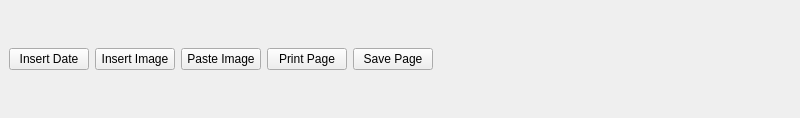
<ui version="4.0" >
 <class>AnnotationSystemMenu</class>
 <widget class="QWidget" name="AnnotationSystemMenu" >
  <property name="geometry" >
   <rect>
    <x>0</x>
    <y>0</y>
    <width>800</width>
    <height>118</height>
   </rect>
  </property>
  <property name="sizePolicy" >
   <sizepolicy>
    <hsizetype>13</hsizetype>
    <vsizetype>13</vsizetype>
    <horstretch>0</horstretch>
    <verstretch>0</verstretch>
   </sizepolicy>
  </property>
  <property name="windowTitle" >
   <string>Form</string>
  </property>
  <layout class="QHBoxLayout" >
   <property name="margin" >
    <number>9</number>
   </property>
   <property name="spacing" >
    <number>6</number>
   </property>
   <item>
    <widget class="QPushButton" name="insertDatePushButton" >
     <property name="maximumSize" >
      <size>
       <width>200</width>
       <height>16777215</height>
      </size>
     </property>
     <property name="text" >
      <string>Insert Date</string>
     </property>
    </widget>
   </item>
   <item>
    <widget class="QPushButton" name="insertImagePushButton" >
     <property name="text" >
      <string>Insert Image</string>
     </property>
    </widget>
   </item>
   <item>
    <widget class="QPushButton" name="pasteImagePushButton" >
     <property name="text" >
      <string>Paste Image</string>
     </property>
    </widget>
   </item>
   <item>
    <widget class="QPushButton" name="printPagePushButton" >
     <property name="text" >
      <string>Print Page</string>
     </property>
    </widget>
   </item>
   <item>
    <widget class="QPushButton" name="savePagePushButton" >
     <property name="text" >
      <string>Save Page</string>
     </property>
    </widget>
   </item>
   <item>
    <spacer>
     <property name="orientation" >
      <enum>Qt::Horizontal</enum>
     </property>
     <property name="sizeHint" >
      <size>
       <width>331</width>
       <height>100</height>
      </size>
     </property>
    </spacer>
   </item>
  </layout>
 </widget>
 <resources/>
 <connections/>
</ui>
